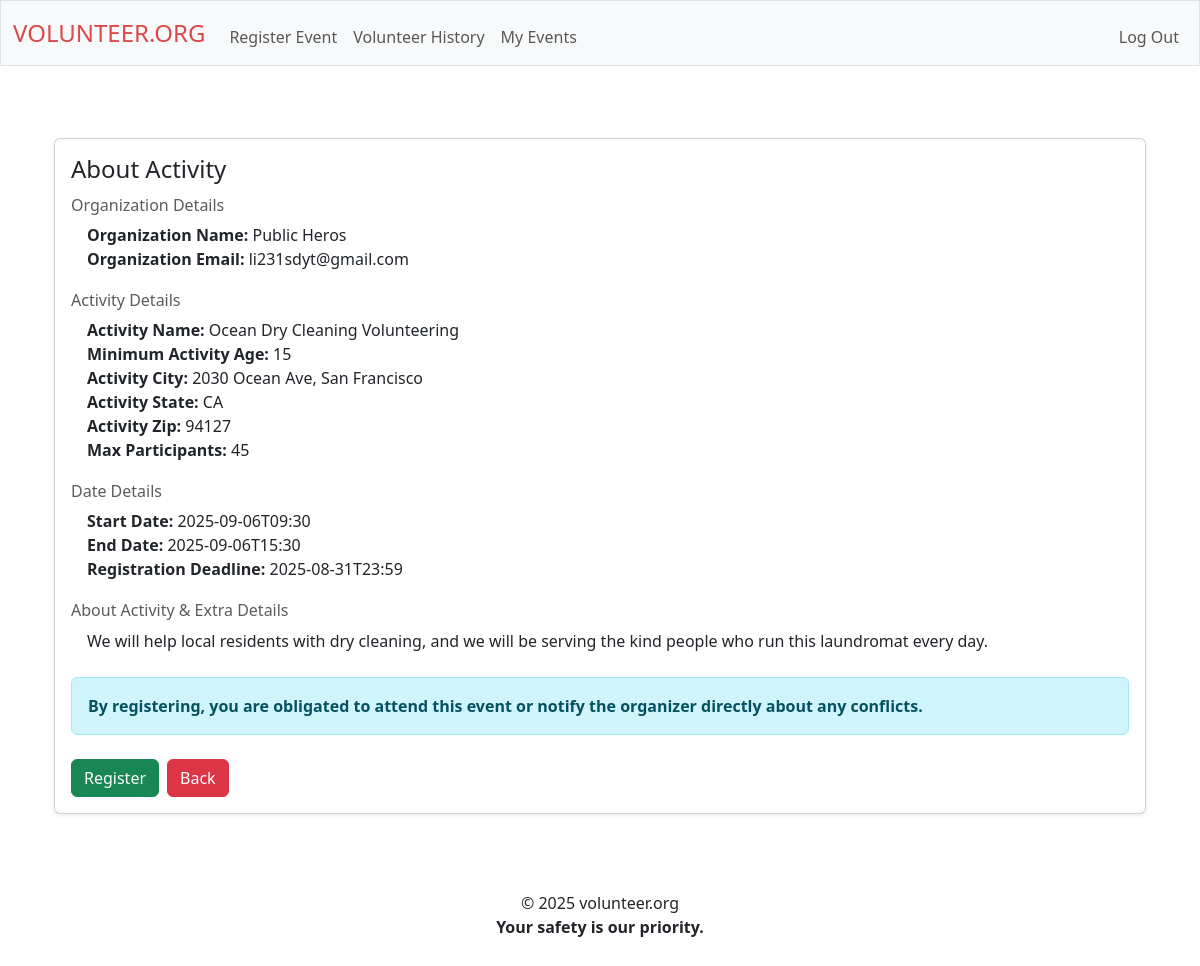
/find_more?id=4 (signed in), run on an earlier commit of the app's database.
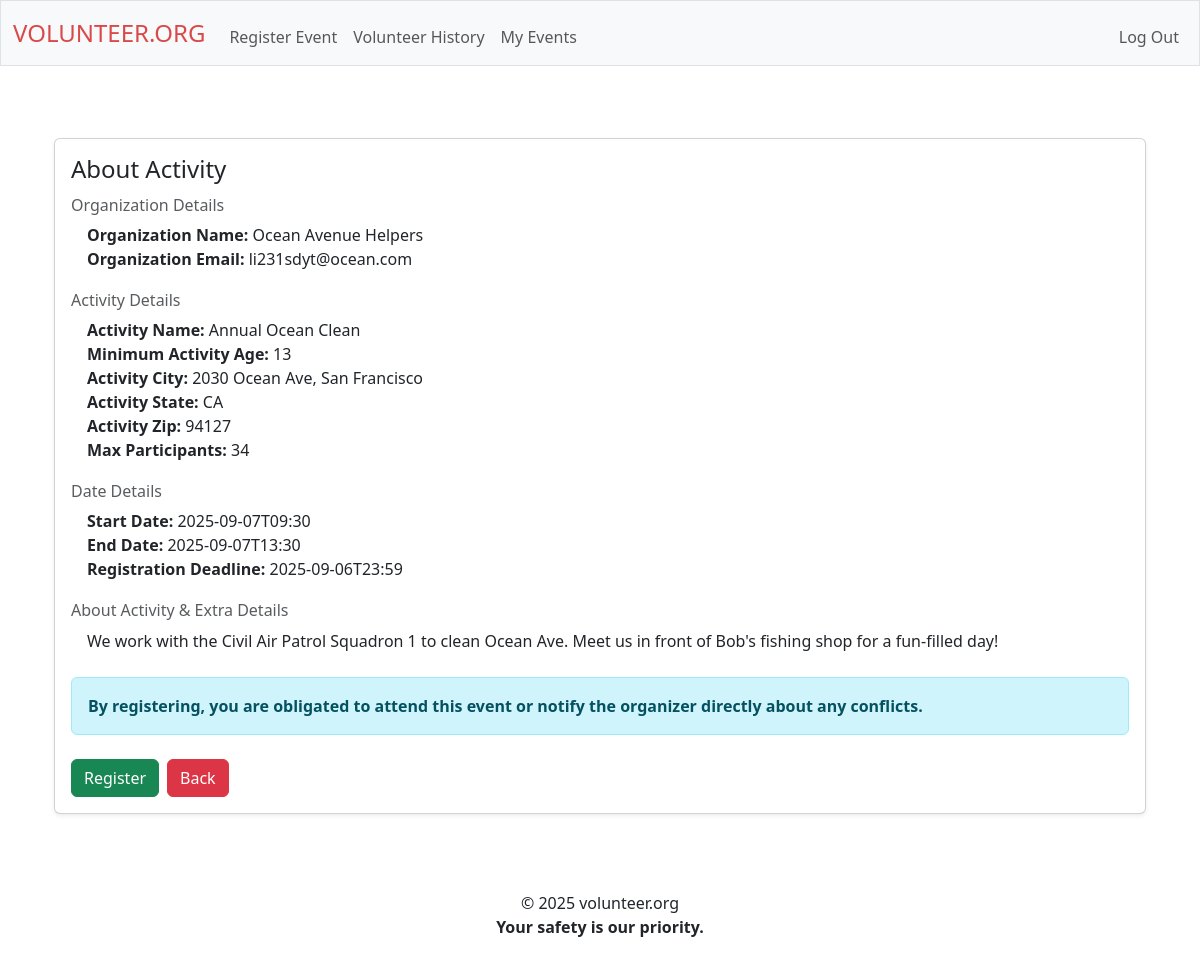
And on a later commit of the database.
### tables this page shows
CREATE TABLE application_for_review (
    id INTEGER PRIMARY KEY,
    name_organizer TEXT NOT NULL,
    email_organizer TEXT NOT NULL,
    city_organizer TEXT NOT NULL,
    state_organizer TEXT NOT NULL,
    zip_organizer TEXT NOT NULL,

    organization_name TEXT NOT NULL,
    organization_email TEXT NOT NULL,

    activity_age TEXT NOT NULL,
    activity_city TEXT NOT NULL,
    activity_state TEXT NOT NULL,
    activity_zip TEXT NOT NULL,

    max_people INT NOT NULL,

    date_start TIMESTAMP NOT NULL,
    date_end TIMESTAMP NOT NULL,
    date_reg_deadline TIMESTAMP NOT NULL,

    activity_name TEXT NOT NULL,
    description TEXT NOT NULL,

account_id INTEGER NOT NULL,
account_name TEXT NOT NULL,
account_email TEXT NOT NULL,
account_user_age INTEGER NOT NULL,
account_username TEXT NOT NULL
);

### routes/events.py (the view)
@events_bp.route("/find_more", methods=["GET"])
def find_more():
    if "user_id" not in session:
        return redirect("/login")
    if request.method == "GET":
        application_id = request.args.get("id")
        if application_id is None:
            return redirect("/")
        info = db.execute("SELECT * FROM application_for_review WHERE id = ?", (application_id,)).fetchall()
        return render_template("find_more.html", info=info)
    else:
        return redirect("/")

### app.py (called while the page is built)
def create_app():
    app = Flask(__name__)
    app.config.from_object(Config)
    Session(app)
    register_blueprints(app)
    @app.after_request
    def after_request(response):
        response.headers["Cache-Control"] = "no-cache, no-store, must-revalidate"
        response.headers["Expires"] = 0
        response.headers["Pragma"] = "no-cache"
        return response
    return app

### templates/find_more.html (shortened to what this page needs)
{% extends "layout.html" %}
{% block main %}
<div class="container my-4 fade-in">
  <div class="card shadow-sm slide-up">
    <div class="card-body">
      <h4 class="card-title mb-3">About Activity</h4>
      <div class="mb-4">
        <h6 class="card-subtitle mb-2 text-muted">Organization Details</h6>
        <ul class="list-unstyled ms-3">
          <li><strong>Organization Name:</strong> {{ info[0][6] }}</li>
          <li><strong>Organization Email:</strong> {{ info[0][7] }}</li>
        </ul>
      </div>
      <div class="mb-4">
        <h6 class="card-subtitle mb-2 text-muted">Activity Details</h6>
        <ul class="list-unstyled ms-3">
          <li><strong>Activity Name:</strong> {{ info[0][16] }}</li>
          <li><strong>Minimum Activity Age:</strong> {{ info[0][8] }}</li>
          <li><strong>Activity City:</strong> {{ info[0][9] }}</li>
          <li><strong>Activity State:</strong> {{ info[0][10] }}</li>
          <li><strong>Activity Zip:</strong> {{ info[0][11] }}</li>
          <li><strong>Max Participants:</strong> {{ info[0][12] }}</li>
        </ul>
      </div>
      <div class="mb-4">
        <h6 class="card-subtitle mb-2 text-muted">Date Details</h6>
        <ul class="list-unstyled ms-3">
          <li><strong>Start Date:</strong> {{ info[0][13] }}</li>
          <li><strong>End Date:</strong> {{ info[0][14] }}</li>
          <li><strong>Registration Deadline:</strong> {{ info[0][15] }}</li>
        </ul>
      </div>
      <div class="mb-4">
        <h6 class="card-subtitle mb-2 text-muted">About Activity & Extra Details</h6>
        <ul class="list-unstyled ms-3">
          <li></li><p class="card-text">{{ info[0][17] }}</p></li>
        </ul>
      </div>
      <div class="alert alert-info mb-4" role="alert">
        <strong>By registering, you are obligated to attend this event or notify the organizer directly about any conflicts.</strong>
      </div>
      <div class="d-flex gap-2">
        <a onclick="showConfirm()" class="btn btn-success">Register</a>
        <a href="/" class="btn btn-danger">Back</a>
      </div>
    </div>
  </div>
</div>
{% endblock %}

### templates/layout.html (shortened to what this page needs)
<!DOCTYPE html>
<html lang="en">
  <head>
    <link
      href="https://cdn.jsdelivr.net/npm/bootstrap@5.3.3/dist/css/bootstrap.min.css"
      rel="stylesheet"
    />
    <link href="/static/styles.css" rel="stylesheet" />
  </head>
  <body class="fade-in">
    <nav class="bg-light border navbar navbar-expand-md navbar-light">
      <div class="container-fluid">
        <a class="navbar-brand red mb-0 h1" href="/">VOLUNTEER.ORG</a>
        <div class="collapse navbar-collapse" id="navbar">
          {% if session["user_id"] %}
          <ul class="navbar-nav me-auto mt-2">
            <li class="nav-item">
              <a class="nav-link" href="/register-event">Register Event</a>
            </li>
            <li class="nav-item">
              <a class="nav-link" href="/volunteer_history"
                >Volunteer History</a
              >
            </li>
            <li class="nav-item">
              <a class="nav-link" href="/my_events">My Events</a>
            </li>
          </ul>
          <ul class="navbar-nav ms-auto mt-2">
            <li class="nav-item">
              <a class="nav-link" href="/logout">Log Out</a>
            </li>
          </ul>
          {% endif %}
        </div>
      </div>
    </nav>
    <main class="container py-5 text-center slide-up">
      {% block main %} {% endblock %}
    </main>
    <footer class="text-center">
      © 2025 volunteer.org
      <br />
      <strong>Your safety is our priority.</strong>
    </footer>
    <br />
  </body>
</html>

### static/styles.css (style rules this page uses)
html, body { height: 100%; min-height: 100%; display: flex; flex-direction: column; min-height: 100vh; }
body { display: flex; flex-direction: column; min-height: 100vh; }
main { flex: 1; }
footer { padding: 5px; }
.fade-in { opacity: 0; animation: fadeIn 1s ease-in forwards; }
.slide-up { opacity: 0; transform: translateY(30px); animation: slideUp 0.8s cubic-bezier(0.23, 1, 0.32, 1) forwards; }
button, .btn { transition: background 0.3s, color 0.3s, transform 0.2s, box-shadow 0.2s; will-change: transform, box-shadow; }
.card, .event-card, .volunteer-card { transition: box-shadow 0.3s, transform 0.3s; }
.navbar { transition: background 0.4s, box-shadow 0.4s; }
.red { color: rgb(218, 73, 73); font-size: x-large; }
.card { text-align: left; }

What changed in the data, as far as the page shows it:
changed application_for_review "CA": organization_name "Public Heros" → "Ocean Avenue Helpers"; organization_email "li231sdyt@gmail.com" → "li231sdyt@ocean.com"; activity_name "Ocean Dry Cleaning Volunteering" → "Annual Ocean Clean"; activity_age "15" → "13"; max_people "45" → "34"; date_start "2025-09-06T09:30" → "2025-09-07T09:30"; date_end "2025-09-06T15:30" → "2025-09-07T13:30"; date_reg_deadline "2025-08-31T23:59" → "2025-09-06T23:59"; description "We will help local residents with dry cleaning, and we will be serving the kind people who run this laundromat every day." → "We work with the Civil Air Patrol Squadron 1 to clean Ocean Ave. Meet us in front of Bob's fishing shop for a fun-filled day!"
